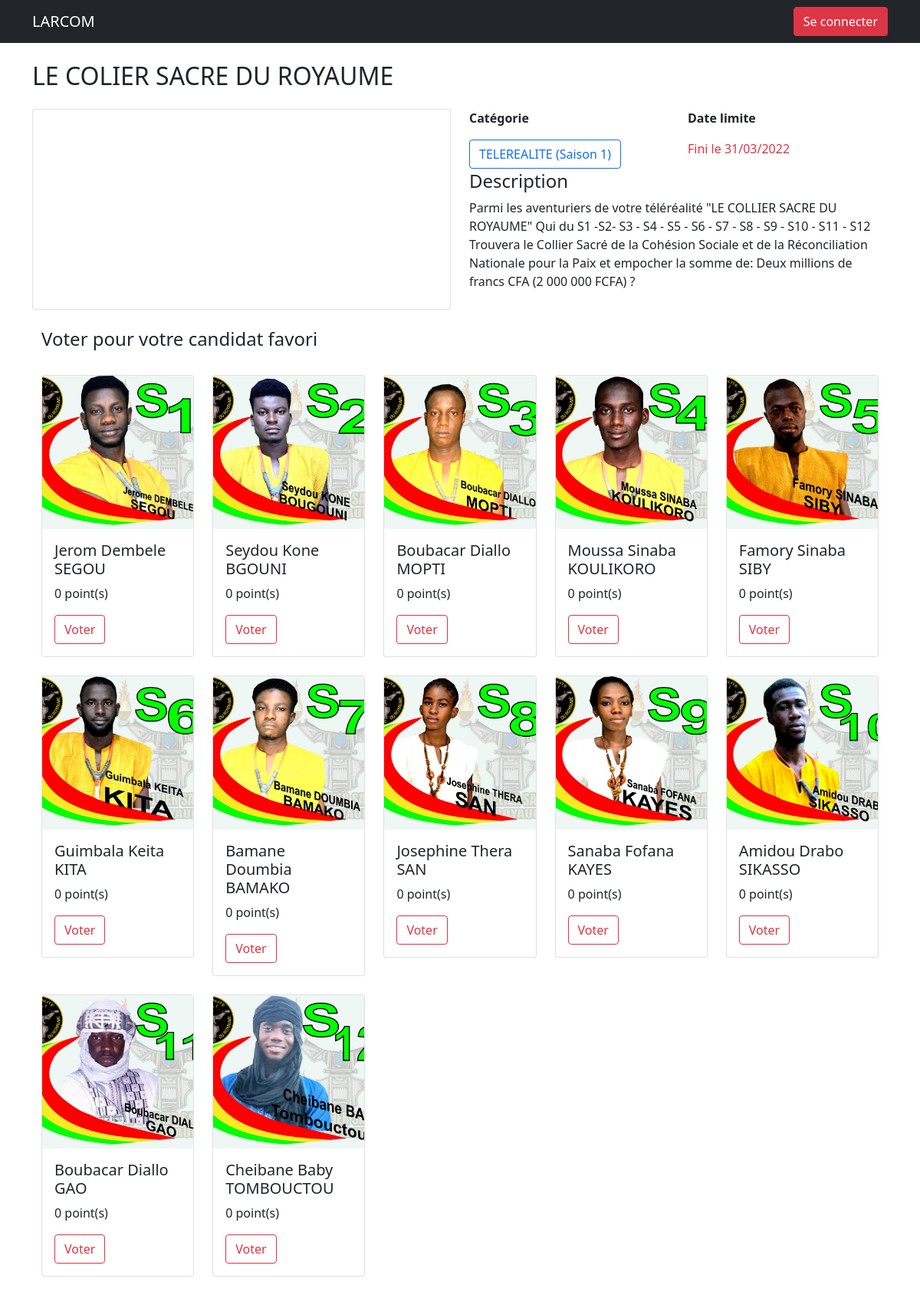
Page /index.php?action=show_event&id=14 on the committed database.
### tables this page shows
CREATE TABLE `events` (
  `id` int(11) NOT NULL,
  `categorie` varchar(255) DEFAULT NULL,
  `titre` varchar(255) NOT NULL,
  `description` text DEFAULT NULL,
  `expire` datetime(6) NOT NULL,
  `image` varchar(255) DEFAULT NULL,
  `video` varchar(255) DEFAULT NULL,
  `user_id` int(11) NOT NULL,
  `created_at` timestamp(6) NULL DEFAULT NULL
);

CREATE TABLE `candidats` (
  `id` int(11) NOT NULL,
  `prenom` varchar(255) DEFAULT NULL,
  `nom` varchar(255) DEFAULT NULL,
  `image` varchar(255) DEFAULT NULL,
  `user_id` int(11) NOT NULL,
  `event_id` int(11) NOT NULL,
  `date_naissance` date DEFAULT NULL,
  `genre` varchar(32) DEFAULT NULL,
  `created_at` timestamp(6) NULL DEFAULT NULL
);

### Database/DatabaseConnector.php (called while the page is built, shortened)
<?php
    class DatabaseConnector {
        protected $dbConnection = null;
        public function __construct() {
            $user = "root";
            $password = '';
            $dbName = 'voting';
            $host = 'localhost';
            try {
                $this->dbConnection = new \PDO("mysql:host=$host;dbname=$dbName",$user,$password);
            } catch (Exception $e) {
                die('Erreur: '.$e->getMessage());
            }
        }
        public function getConnection() {
            return $this->dbConnection;
        }
    }

### Model/Event.php (called while the page is built, shortened)
<?php
    class Event {
        private $db;
        public function __construct() {
            $this->db = (new DatabaseConnector())->getConnection();
        }
        public function getById($id) {
            $req = $this->db->prepare('SELECT * from events WHERE id=:id LIMIT 1');
            $req->bindParam(':id', $id);
            $req->execute();
            return $req->fetch();
        }
    }

### Model/Candidat.php (called while the page is built, shortened)
<?php
    class Candidat {
        private $db;
        public function __construct() {
            $this->db = (new DatabaseConnector())->getConnection();
        }
        public function getBy($key, $value) {
            $req = $this->db->query("SELECT * from candidats WHERE $key=$value");
            return $req->fetchAll();
        }
    }

### helpers/helper.php (called while the page is built, shortened)
<?php
    function point_count($event_id, $candidat_id) {
        $vote = new Vote;
        return $vote->getCandidatPointCount($event_id, $candidat_id);
    }

### Model/Vote.php (called while the page is built, shortened)
<?php
    class Vote {
        private $db;
        public function __construct() {
            $this->db = (new DatabaseConnector())->getConnection();
        }
        public function getCandidatPointCount($event_id, $candidat_id) {
            $req = $this->db->query('SELECT SUM(point) AS point_count from votes WHERE candidat_id = '.$candidat_id.' && event_id = '.$event_id);
            $data = $req->fetch();
            return $data['point_count'];
        }
    }

### View/event/show.php (the view, shortened to what this page needs)
<?php
  require('helpers/helper.php')
?>
<!DOCTYPE html>
<html lang="en">
  <head>
    <link rel="stylesheet" href="public/css/global.css" />
    <link rel="stylesheet" href="public/css/modal.css" />
    <link
      href="https://cdn.jsdelivr.net/npm/bootstrap@5.0.2/dist/css/bootstrap.min.css"
      rel="stylesheet"
    />
  </head>
  <body>
    <?php include('View/layout/navigation.php') ?>
    <div class="container content mt-4">
      <h2><?= $event['titre'] ?></h2>
      <div class="row mt-4">
        <div class="col-6">
          <div class="card">
            <?php if($event['video'] != NULL) { ?>
            <iframe height="260" src="<?= $event['video'] ?>"
              title="YouTube video player" frameborder="0"
              allow="accelerometer; autoplay; clipboard-write; encrypted-media; gyroscope; picture-in-picture"
              allowfullscreen></iframe>
            <?php } else if($event['image'] != NULL) { ?>
              <img src="<?= $event['image'] ?>" class="card-img-top rounded" alt="" id="show-event-img"/>
            <?php } else { ?>
              <img src="public/image/south-african-tourism.jpg" class="card-img-top rounded" alt="" id="show-event-img"/>
            <?php } ?>
          </div>
        </div>
        <div class="col-6">
          <div class="row">
            <div class="col-6">
              <p><b>Catégorie</b></p>
              <button class="btn btn-outline-primary"><?= $event['categorie'] ?></button>
            </div>
            <div class="col-6">
              <p><b>Date limite</b></p>
              <p class="text-danger">Fini le <?= $date ?></p>
            </div>
            <div class="col-12 description">
              <h4>Description</h4>
              <p>
                <?= $event['description'] ?>
              </p>
            </div>
          </div>
        </div>
      </div>
      <div class="container mt-4">
        <h4>Voter pour votre candidat favori</h4>
        <div class="row row-cols-1 row-cols-md-5 g-4 mt-2 mb-4">
          <?php
            foreach ($candidats as $candidat) {
              $points = point_count($event['id'], $candidat['id']);
          ?>
            <div class="col">
              <div class="card">
                <?php if($candidat['image'] == NULL) { ?>
                  <img src="public/image/avatar.jpg" class="card-img-top" alt="" id="show-candidat-img"/>
                <?php } else { ?>
                  <img src="<?= $candidat['image'] ?>" class="card-img-top rounded" alt="" id="show-candidat-img"/>
                <?php } ?>
                <div class="card-body">
                  <h5 class="card-title"><?= $candidat['prenom']." ".$candidat['nom'] ?></h5>
                  <p class="small-text"><?= ($points > 0) ? $points : "0" ?> point(s)</p>
                  <a
                    id="<?= $candidat['id'] ?>"
                    class="btn btn-outline-danger btn-vote"
                    data-micromodal-trigger="modal-2"
                    href="javascript:void(0);"
                    >Voter</a
                  >
                </div>
              </div>
            </div>
          <?php } ?>
        </div>
      </div>
    </div>
    <?php include('View/layout/vote.php') ?>
  </body>
</html>

### public/css/global.css (style rules this page uses)
#show-candidat-img { height: 200px; object-fit: cover; }

### rows in the picture
events: titre "LE COLIER SACRE DU ROYAUME", categorie "TELEREALITE (Saison 1)", expire "31/03/2022", description "Parmi les aventuriers de votre téléréalité \"LE COLLIER SACRE DU ROYAUME\" Qui du S1 -S2- S3 - S4 - S5 - S6 - S7 - S8 - S9 - S10 - S11 - S12 Trouvera le Collier Sacré de la Cohésion Sociale et de la Réconciliation Nationale pour la Paix et empocher la somme de: Deux millions de francs CFA (2 000 000 FCFA) ?"
candidats: image (picture), prenom "Jerom", nom "Dembele SEGOU"
candidats: image (picture), prenom "Seydou", nom "Kone BGOUNI"
candidats: image (picture), prenom "Boubacar", nom "Diallo MOPTI"
candidats: image (picture), prenom "Moussa", nom "Sinaba KOULIKORO"
candidats: image (picture), prenom "Famory", nom "Sinaba SIBY"
candidats: image (picture), prenom "Guimbala", nom "Keita KITA"
candidats: image (picture), prenom "Bamane", nom "Doumbia BAMAKO"
candidats: image (picture), prenom "Josephine", nom "Thera SAN"
candidats: image (picture), prenom "Sanaba", nom "Fofana KAYES"
candidats: image (picture), prenom "Amidou", nom "Drabo SIKASSO"
candidats: image (picture), prenom "Boubacar", nom "Diallo GAO"
candidats: image (picture), prenom "Cheibane", nom "Baby TOMBOUCTOU"
